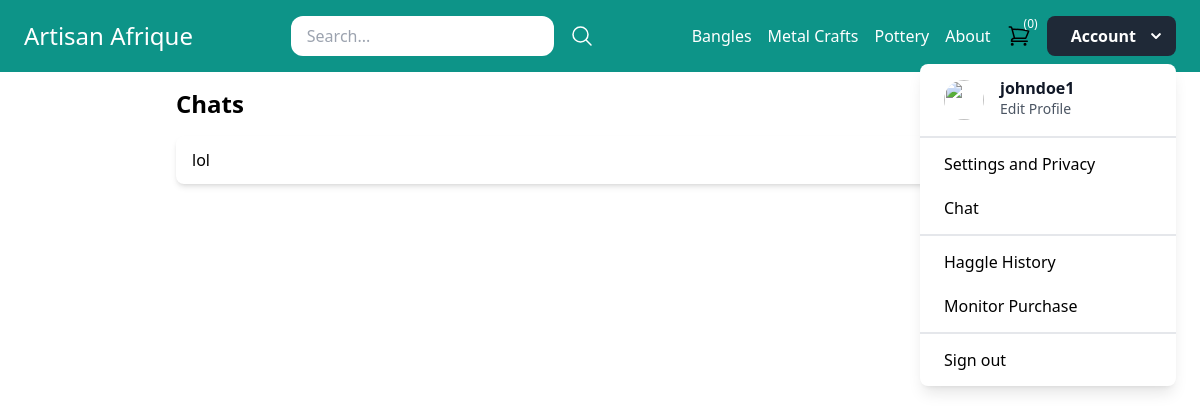
/my-chats/ (signed in), run on the app's committed database.
### core/models.py (models this page shows, shortened)
class Category(models.Model):
    title = models.CharField(max_length=50)
    slug = models.SlugField(max_length=50)
    class Meta:
        verbose_name_plural = 'Categories'

### core/views.py (the view)
# urls.py: path('my-chats/', views.my_chats, name='my_chats'),
@login_required
def my_chats(request):
    active_user = request.user
    vendors = User.objects.filter(received_messages__sender=active_user).distinct()
    chat_data = []
    for vendor in vendors:
        last_message = Message.objects.filter(sender=active_user, receiver=vendor).order_by('-timestamp').first()
        if last_message:
            chat_url = reverse('chat_page', kwargs={'user1_username': active_user.username, 'user2_username': vendor.username})
            chat_data.append({'vendor_username': vendor.username, 'chat_url': chat_url})
    return render(request, 'core/my_chats.html', {'chat_data': chat_data})

### core/cart.py (called while the page is built)
    def __len__(self):
        return sum(item['quantity'] for item in self.cart.values())

### core/context_processors.py (called while the page is built)
def cart(request):
    return {'cart': Cart(request)}

### core/templatetags/menu.py (called while the page is built)
@register.inclusion_tag('core/menu.html')
def menu():
    categories = Category.objects.all()[:3]
    return {'categories': categories}

### core/templates/core/my_chats.html (shortened to what this page needs)
{% extends 'core/base.html' %}
{% block content %}
<div class="container mx-auto">
    <h1 class="text-2xl font-semibold mb-4">Chats</h1>
    <ul class="space-y-4">
        {% for chat in chat_data %}
            <li>
                <a href="{{ chat.chat_url }}" class="block bg-white rounded-lg shadow-md px-4 py-3 hover:bg-gray-100 transition-colors">{{ chat.vendor_username }}</a>
            </li>
        {% endfor %}
    </ul>
</div>
{% endblock %}

### core/templates/core/base.html (shortened to what this page needs)
{% load menu %}
<!doctype html>
<html>
    <head>
        <script src="https://cdn.tailwindcss.com"></script>
    </head>
    <body>
        <nav class="w-full py-4 px-6 flex items-center justify-between bg-teal-600">
            <div class="logo">
                <a href="{% url 'home' %}" class="text-2xl text-white">Artisan Afrique</a>
            </div>
            <div class="search">
                <form method="get" action="/search/" class="flex items-center space-x-4">
                    <input type="search" name="query" placeholder="Search..." class="py-2 px-4 rounded-xl">
                    <button>
                        <svg xmlns="http://www.w3.org/2000/svg" fill="none" viewBox="0 0 24 24" stroke-width="1.5" stroke="currentColor" class="w-6 h-6 text-white">
                            <path stroke-linecap="round" stroke-linejoin="round" d="M21 21l-5.197-5.197m0 0A7.5 7.5 0 105.196 5.196a7.5 7.5 0 0010.607 10.607z" />
                          </svg>
                    </button>
                </form>
            </div>
            <div class="menu flex items-center space-x-4">
                {% menu %}
                <a href="{% url 'cart_view' %}"><div class="relative py-2">
                    <div class="t-0 absolute left-3">
                      <p class="flex h-2 w-2 items-center justify-center rounded-full pl-3 pb-2 text-xs text-white">({{ cart|length }})</p>
                    </div>
                  </div>
                </a>
                {% if request.user.is_authenticated %}
                <div id="dropdown" class="relative inline-block">
                  <button
                  @click="isOpen = true"
                  class="inline-flex items-center pl-6 pr-2 py-2 font-semibold text-white bg-gray-800 rounded-lg hover:bg-gray-700 focus:outline-none focus:shadow-outline active:bg-gray-900"
                >
                  Account
                  <svg
                    class="ml-2 h-6 w-6 text-white"
                    fill="currentColor"
                    viewBox="0 0 24 24"
                  >
                    <path
                      d="M15.3 9.3a1 1 0 0 1 1.4 1.4l-4 4a1 1 0 0 1-1.4 0l-4-4a1 1 0 0 1 1.4-1.4l3.3 3.29 3.3-3.3z"
                    />
                  </svg>
                </button>
                  <div
                    v-if="isOpen"
                    @click="isOpen = false"
                    class="fixed inset-0"
                    tabindex="-1"
                  ></div>
                  <transition
                    enter-class="opacity-0 scale-90"
                    enter-active-class="ease-out transition-fastest"
                    enter-to-class="opacity-100 scale-100"
                    leave-class="opacity-100 scale-100"
                    leave-active-class="ease-in transition-fastest"
                    leave-to-class="opacity-0 scale-90"
                  >
                    <div
                      v-if="isOpen"
                      class="mt-2 absolute right-0 origin-top-right text-left"
                    >
                      <div class="w-64 bg-white rounded-lg shadow-lg">
                        <div class="flex items-center px-6 py-4">
                          {% if user.profile.picture %}
                              <img
                                class="h-10 w-10 rounded-full flex-no-shrink"
                                src="{{ user.profile.picture.url }}"
                                alt="{{ user.username }}"
                              />
                          {% else %}
                          <img
                          class="h-10 w-10 rounded-full flex-no-shrink"
                          src="https://www.shutterstock.com/image-vector/blank-avatar-photo-place-holder-600nw-1095249842.jpg
                          "
                          alt=""
                        />
                          {% endif %}
                          <div class="ml-4">
                            <p class="font-semibold text-gray-900 leading-none">
                              {{ user.username }}
                            </p>
                            <p>
                              <a
                                href="{% url 'edit_profile' %}"
                                class="text-sm text-gray-600 leading-none hover:underline"
                                >Edit Profile</a
                              >
                            </p>
                          </div>
                        </div>
                        <div class="border-t-2 border-gray-200 py-1">
                          <a href="{% url 'change_password_page1' %}" class="block px-6 py-3 leading-tight hover:bg-gray-200"
                            >Settings and Privacy</a
                          >
                          <a href="{% url 'my_chats' %}" class="block px-6 py-3 leading-tight hover:bg-gray-200">Chat</a>
                        </div>
                        <div class="border-t-2 border-gray-200 py-1">
                          <a href="{% url 'haggle_history' %}"  class="block px-6 py-3 leading-tight hover:bg-gray-200"
                          >Haggle History</a
                        >
                          <a href="{% url 'monitor_orders' %}" class="block px-6 py-3 leading-tight hover:bg-gray-200"
                            >Monitor Purchase</a
                          >
                        </div>
                        <form action="{% url 'logout' %}" method="post" class="border-t-2 border-gray-200 py-1">
                          <button type="submit" class="block w-full px-6 py-3 text-left leading-tight hover:bg-gray-200">
                              Sign out
                          </button>
                      </form>                      </div>
                    </div>
                  </transition>
                </div>
                                {% endif %}
            </div>
        </nav>
        <div class="max-w-4xl mx-auto py-4 px-6">
            {% block content %}
            {% endblock %}
        </div>
    </body>
</html>

### core/templates/core/menu.html
{% for category in categories %}
    <a href="{% url 'category_detail' category.slug %}" class="text-white">{{ category.title }}</a>
{% endfor %}
<a href="{% url 'about' %}" class="text-white">About</a>

### data on the page
Category: title "Bangles"
Category: title "Metal Crafts"
Category: title "Pottery"

### other printed values
{{ cart|length }} "0"
{{ user.username }} "johndoe1"
{{ chat.vendor_username }} "lol"
